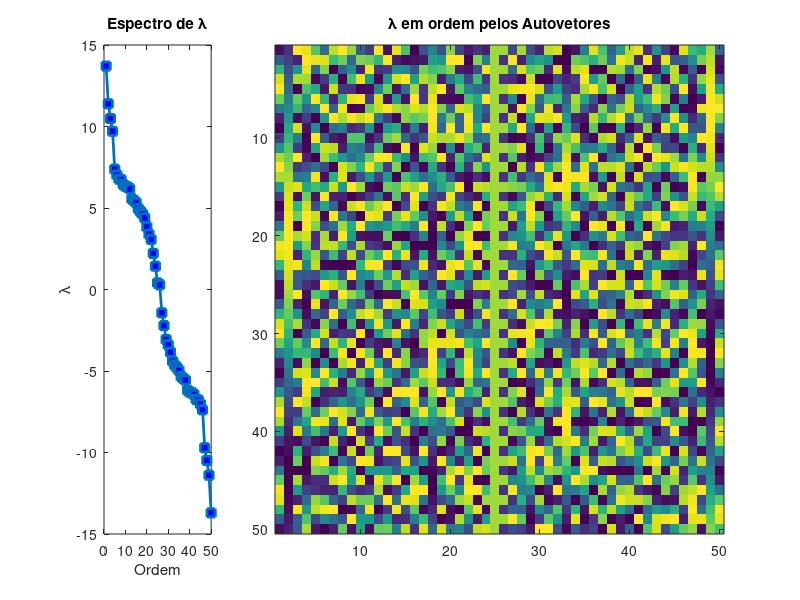
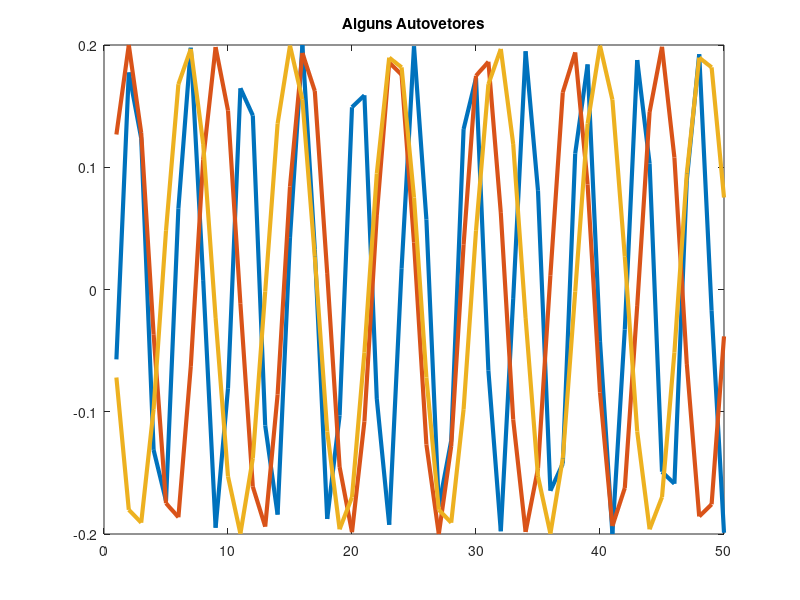

MATLAB code for these plots, in order:
m = 50;
%Criar um vetor
a = randn(m,1);

%Matriz de hankel
H = hankel(a,a([m 1:m-1]));
%imagesc(H);

%Decompor Autovalores e Autovetores
[V,D]= eig(H);

%Organizar V e D de maneira crescente
[valores,num] = sort(diag(D),'descend');
V = V(:,num)

%Plot dos Autovalores
figure(1), clf
subplot(141);
plot(valores, 's-','markerfacecolor', 'b', 'linew',2);
ylabel('\lambda'), xlabel('Ordem');
title('Espectro de \lambda');

%Plot Autovetores
subplot(1,4,2:4)
imagesc(V)
title('\lambda em ordem pelos Autovetores')

%Outro exemplos
figure(2), clf
plot(V(:,[6 20 50]), 'linew',3)
title('Alguns Autovetores')
